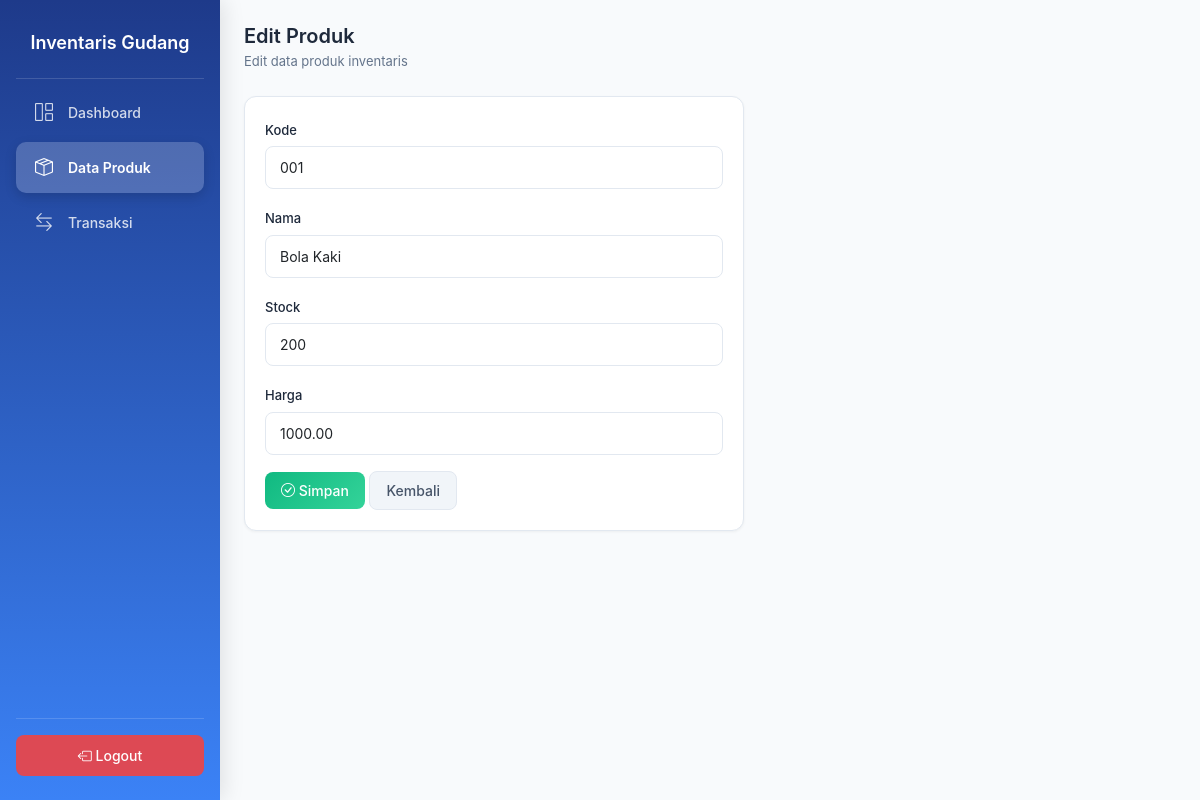
The page /products/edit.php?id=10 (signed in) on the database its author committed.
### tables this page shows
CREATE TABLE `products` (
  `id` int NOT NULL,
  `name` varchar(100) DEFAULT NULL,
  `stock` int DEFAULT NULL,
  `price` decimal(10,2) DEFAULT NULL,
  `code` varchar(20) DEFAULT NULL,
  `status` enum('aktif','nonaktif') DEFAULT 'aktif'
);

### products/edit.php (the view, shortened to what this page needs)
<?php
include '../config/koneksi.php';
$id = (int)$_GET['id'];
$cek = mysqli_query($conn, "SELECT * FROM products WHERE id = $id");
$produk = mysqli_fetch_assoc($cek);
?>
<!DOCTYPE html>
<html>
<head>
    <link href="https://cdn.jsdelivr.net/npm/bootstrap@5.3.3/dist/css/bootstrap.min.css" rel="stylesheet">
    <link rel="stylesheet" href="../assets/css/style.css">
    <link rel="stylesheet" href="https://cdn.jsdelivr.net/npm/bootstrap-icons@1.11.3/font/bootstrap-icons.css">
</head>
<body>
<div class="sidebar">
    <h5 class="logo">Inventaris Gudang</h5>
    <ul class="menu">
        <li>
            <a href="../dashboard.php" class="menu-item">
                <i class="bi bi-grid-1x2"></i>
                Dashboard
            </a>
        </li>
        <li>
            <a href="index.php" class="menu-item active">
                <i class="bi bi-box-seam"></i>
                Data Produk
            </a>
        </li>
        <li>
            <a href="../transactions/index.php" class="menu-item">
                <i class="bi bi-arrow-left-right"></i>
                Transaksi
            </a>
        </li>
    </ul>
    <div class="logout-area">
        <a href="../logout.php" class="logout-btn">
            <i class="bi bi-box-arrow-left"></i> Logout
        </a>
    </div>
</div>
    <div class="main-content">
        <h4 class="mb-1">Edit Produk</h4>
        <p class="text-muted small mb-4">Edit data produk inventaris</p>
        <div class="card" style="max-width: 500px;">
            <div class="card-body">
                <form method="POST">
                    <div class="mb-3">
                        <label class="form-label">Kode</label>
                        <input type="text" name="code" class="form-control" value="<?= $produk['code']; ?>" required>
                    </div>
                    <div class="mb-3">
                        <label class="form-label">Nama</label>
                        <input type="text" name="name" class="form-control" value="<?= $produk['name']; ?>" required>
                    </div>
                    <div class="mb-3">
                        <label class="form-label">Stock</label>
                        <input type="number" name="stock" class="form-control" value="<?= $produk['stock']; ?>" required min="0">
                    </div>
                    <div class="mb-3">
                        <label class="form-label">Harga</label>
                        <input type="number" step="0.01" name="price" class="form-control" value="<?= $produk['price']; ?>" required min="0">
                    </div>
                    <button type="submit" name="simpan" class="btn btn-success">
                        <i class="bi bi-check-circle"></i> Simpan
                    </button>
                    <a href="index.php" class="btn btn-secondary">Kembali</a>
                </form>
            </div>
        </div>
    </div>
</html>

### assets/css/style.css (style rules this page uses)
:root { --blue-primary: #3B82F6; --blue-primary-light: #60A5FA; --blue-primary-dark: #2563EB; --blue-dark: #1E40AF; --blue-success: #10B981; --blue-warning: #F59E0B; --blue-danger: #EF4444; --blue-light: #EFF6FF; --blue-bg: #F8FAFC; --blue-white: #ffffff; --blue-border: #E2E8F0; --blue-text: #1E293B; --blue-text-muted: #64748B; }
* { margin: 0; padding: 0; box-sizing: border-box; }
body { background-color: var(--blue-bg); color: var(--blue-text); font-family: -apple-system, BlinkMacSystemFont, "Segoe UI", Roboto, "Helvetica Neue", Arial, sans-serif; }
.sidebar { position: fixed; left: 0; top: 0; width: 220px; height: 100vh; background: linear-gradient(180deg, #1E3A8A 0%, #3B82F6 100%); padding: 24px 16px; display: flex; flex-direction: column; z-index: 1000; box-shadow: 4px 0 20px rgba(0, 0, 0, 0.1); }
.logo { color: #ffffff; font-size: 18px; font-weight: 600; text-align: center; padding: 8px 0 24px; margin-bottom: 8px; border-bottom: 1px solid rgba(255, 255, 255, 0.15); }
.menu { list-style: none; padding: 0; margin: 0; flex: 1; }
.menu li { margin-bottom: 4px; }
.menu-item { display: flex; align-items: center; gap: 12px; padding: 12px 16px; color: rgba(255, 255, 255, 0.8); text-decoration: none; border-radius: 10px; font-size: 14px; font-weight: 500; transition: all 0.3s ease; }
.menu-item.active { background-color: rgba(255, 255, 255, 0.2); color: #ffffff; font-weight: 600; box-shadow: 0 4px 12px rgba(0, 0, 0, 0.15); }
.menu-item i { font-size: 18px; width: 24px; text-align: center; }
.logout-area { padding-top: 16px; border-top: 1px solid rgba(255, 255, 255, 0.15); }
.logout-btn { display: block; text-align: center; padding: 10px 16px; background-color: rgba(239, 68, 68, 0.9); color: #ffffff; text-decoration: none; border-radius: 8px; font-size: 14px; font-weight: 500; transition: all 0.3s ease; }
.main-content { margin-left: 220px; padding: 24px; min-height: 100vh; }
.card { border-radius: 12px; border: 1px solid var(--blue-border); box-shadow: 0 1px 3px rgba(0, 0, 0, 0.05); background: var(--blue-white); margin-bottom: 20px; }
.card-body { padding: 20px; }
.form-label { font-size: 13px; font-weight: 500; color: var(--blue-text); margin-bottom: 6px; }
.form-control { border: 1px solid var(--blue-border); background: var(--blue-white); border-radius: 8px; padding: 10px 14px; font-size: 14px; transition: all 0.3s ease; }
.btn { padding: 8px 16px; border-radius: 8px; font-size: 14px; font-weight: 500; transition: all 0.3s ease; }
.btn-success { background: linear-gradient(135deg, #10B981 0%, #34D399 100%); border: none; }
.btn-secondary { background: #F1F5F9; border: 1px solid var(--blue-border); color: #475569; }
h4 { font-size: 20px; font-weight: 600; color: var(--blue-text); margin-bottom: 4px; }
.text-muted { color: var(--blue-text-muted) !important; font-size: 13px; }
a { color: var(--blue-primary); text-decoration: none; transition: color 0.2s ease; }

### rows shown on the page
products: code "001", name "Bola Kaki", stock "200", price "1000.00"
